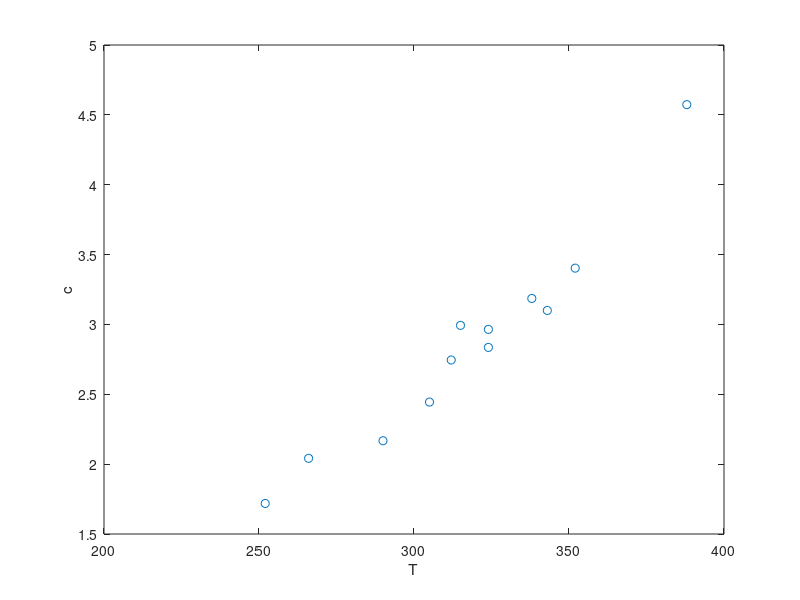

MATLAB code to generate this figure: (Note: this script raises an error after producing the figure.)
clear all; clc; close all


% load data
c = [1.7185; 2.0417; 2.1675; 2.4443;...
    2.7455;  2.9934; 2.8355; 2.9647;...
    3.1859;  3.1002; 3.4029; 4.5731];
T = [252; 266; 290; 305; 312; 315; 324; 324; 338; 343; 352; 388];

% (a) Plot
plot(T,c,'o')
xlabel('T')
ylabel('c')

% (b) find regression coefficients
clog = log(c);
n = length(T);
invT = 1./T;
X = [ones(n,1) invT ];
a = X \ clog

% (c) plot regression function
f = @(invT) exp(a(1) + a(2) * invT + a(3) * invT.^2 );
hold on
plot(T,f(invT),'-')
legend('data','regression')

% (d) make a prediction
c_298 = f(1/298)

% what about a direct linear model bewteen T and c? 
% c = a0 + a1 * T
reg_lin = regstats(c,T);
reg_lin.rsquare 
reg_lin.tstat.pval 
plot(T,reg_lin.yhat,'-')
legend('data','regression','linear')

% check residuals
figure()
plot(T,c - reg_lin.yhat,'o')
xlabel('T')
ylabel('c resid')

% check residuals for exp inv quad model
figure()
plot(invT,clog - X*a,'o')
xlabel('invT')
ylabel('clog resid')

% check statistics for exp inv quad model
reg_expinvquad = regstats(clog,[invT invT.^2]);
reg_expinvquad.rsquare 
reg_expinvquad.tstat.pval 

% try with exp inv lin model
reg_expinvlin = regstats(clog,[invT]);
reg_expinvlin.rsquare 
reg_expinvlin.tstat.pval 

% using exp inv lin model, what is the uncertainty in a0? a1? 
% confidence intervals for regression coefficients
% at the alpha % level, Eqs 17.29 and 30
a = reg_expinvlin.beta
a_std = reg_expinvlin.tstat.se;
DOF = reg_expinvlin.tstat.dfe;  % length(T) - length(a)

% compute confidence intervals at alpha-level
alpha    = 0.95;
t_crt   = abs(tinv((1-alpha)/2,DOF));
a_upper = a + t_crt.*a_std
a_lower = a - t_crt.*a_std
